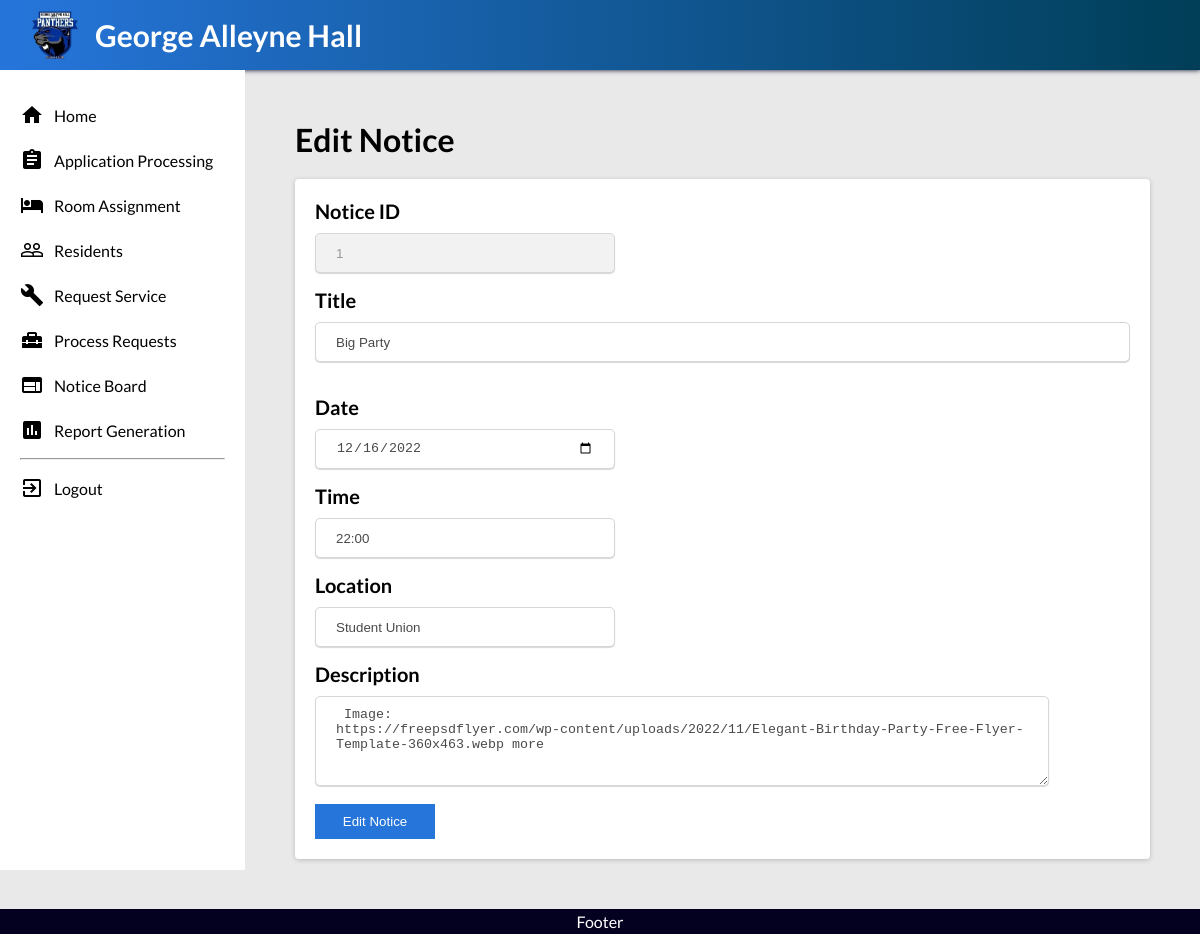
Before: /pages/editNotice.php?id=1 (signed in) with the older database file.
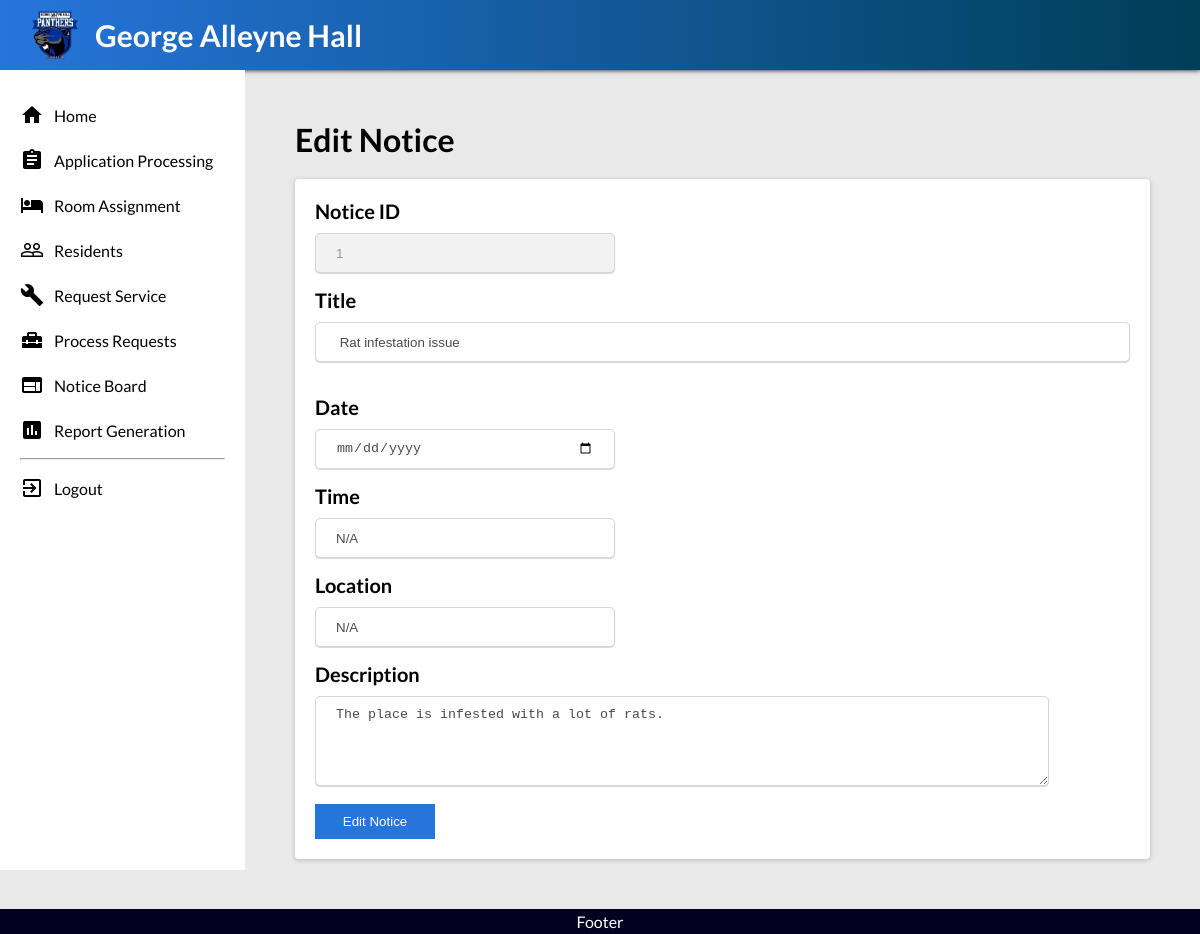
After: the same page with the newer database file.
### tables this page shows
CREATE TABLE `Notices` (
  `id` int(11) NOT NULL auto_increment,
  `author` int(11) NOT NULL,
  `post_date` date NOT NULL,
  `title` varchar(100) NOT NULL default ' ',
  `date` date NULL,
  `time` varchar(100) NOT NULL default ' ',
  `location` varchar(100) NOT NULL default ' ',
  `description` varchar(4000) NOT NULL default ' ',
PRIMARY KEY (`id`)
);

### pages/classAutoloader.php (called while the page is built, shortened)
<?php
function myAutoLoader($className){
    $path = "../classes/";
    $extension = ".class.php";
    $fullPath = $path.$className.$extension;
}
?>

### classes/DB.class.php (called while the page is built, shortened)
<?php
class DB {
    private $host = 'localhost';
    private $username = 'root';
    private $password = '';
    private $dbname = 'georgealleyne';
    public function connect() {
        $conn = new PDO("mysql:host=$this->host;dbname=$this->dbname;charset=utf8mb4", $this->username, $this->password);
        return $conn;
    }
}

### classes/NoticeBoard.class.php (called while the page is built, shortened)
<?php
class NoticeBoard {
    private $db;
    private $noticeList;
    public function __construct() {
        $this->db = new DB();
        $this->noticeList = $this->getAllNotices();
    }
    public function getAllNotices() {
        $stmt = $this->db->connect()->prepare("SELECT * FROM notices");
        $stmt->execute();
        $results = $stmt->fetchAll(PDO::FETCH_ASSOC);
        $noticeList = [];
        foreach ($results as $row){
            $stmt2 = $this->db->connect()->prepare("SELECT * FROM residents WHERE `Resident ID` = :residentID");
            $stmt2->bindValue(':residentID', $row['author'], PDO::PARAM_STR);
            $stmt2->execute();
            $results2 = $stmt2->fetchAll(PDO::FETCH_ASSOC)[0];
            $author = new Resident(
                $results2['First Name'], $results2['Last Name'], $results2['Middle Initial'], $results2['Resident ID'], $results2['Position'],
                $results2['DOB'], $results2['Nationality'], $results2['Gender'], $results2['Marital Status'], $results2['Family Type'], $results2['Home Address'],
                $results2['Mailing Address'], $results2['Email Address'], $results2['Phone Number'], $results2['ID Number'], $results2['Contact Name'],
                $results2['Contact Relationship'], $results2['Contact Telephone'], $results2['Contact Address'], $results2['Contact Email'], $results2['Level of Study'],
                $results2['Year of Study'], $results2['Programme Name'], $results2['Faculty Name'], $results2['Name of School'], $results2['Room Number']
            );
            $notice = new Notice(
              $row['id'], $author, $row['post_date'], $row['title'], $row['date'],
              $row['time'], $row['location'], $row['description']
            );
            array_push($noticeList, $notice);
        }
        return $noticeList;
    }
    public function findNotice($noticeID) {
        $found = false;
        $index = 0;
        foreach ($this->noticeList as $notice) {
            if($notice->getNoticeID() == $noticeID){
              $found = true;
              break;
            }
            $index = $index + 1;
        }
        if ($found == false) {
            return null;
        }
        else {
            return $this->noticeList[$index];
        }
    }
}
?>

### classes/Notice.class.php (called while the page is built, shortened)
<?php
class Notice {
    private $noticeID;
    private $noticeDetails;
    public function __construct($noticeID, $author, $postDate, $title, $date, $time, $location, $description) {
        $this->noticeID = $noticeID;
        $this->noticeDetails = new NoticeDetails($title, $date, $time, $description, $location);
    }
    public function getNoticeID() {
        return $this->noticeID;
    }
    public function getNoticeDetails() {
        return $this->noticeDetails;
    }
}
?>

### classes/NoticeDetails.class.php (called while the page is built, shortened)
<?php
class NoticeDetails {
    private $title;
    private $date;
    private $time;
    private $description;
    private $location;
    public function __construct(
        $title, $date, $time, $description, $location
    )
    {
        $this->title = $title;
        $this->date = $date;
        $this->time = $time;
        $this->description = $description;
        $this->location = $location;
    }
    public function getTitle() {
        return $this->title;
    }
    public function getDate() {
        return $this->date;
    }
    public function getTime() {
        return $this->time;
    }
    public function getDescription() {
        return $this->description;
    }
    public function getLocation() {
        return $this->location;
    }
}
?>

### pages/editNotice.php (the view, shortened to what this page needs)
<?php
include 'classAutoloader.php';
$noticeBoard = new NoticeBoard();
$notice_to_view = $noticeBoard->findNotice($_GET['id']);
?>
<!DOCTYPE html>
<html lang="en">
<head>
    <link rel="stylesheet" href="css/main.css">
    <link rel="stylesheet" href="css/editNotice.css">
</head>
<body>
    <?php include '_header.php'; ?>
    <div class="container">
        <?php include '_navigation.php'; ?>
        <main>
            <header>
                <h1 class="title">Edit Notice</h1>
            </header>
            <section>
                <form>
                    <label>Notice ID</label>
                    <input disabled type="text" name="notice-id" id="notice-id" value="<?php echo $notice_to_view->getNoticeID(); ?>">
                    <label>Title</label>
                    <input type="text" class="notice-title" name="notice-title" id="notice-title"
                        value="<?php echo $notice_to_view->getNoticeDetails()->getTitle(); ?>"
                    >
                    <label>Date</label>
                    <input type="date" name="date" id="date"
                        <?php
                            $date = $notice_to_view->getNoticeDetails()->getDate();
                            $dateVal = "";
                            if($date == null || trim($date) == ""){
                                $dateVal = "";
                            }
                            else{
                                $dateVal = $date;
                            }
                        ?>
                        value="<?php echo $dateVal; ?>"
                    >
                    <label>Time</label>
                    <input type="text" name="time" id="time"
                        <?php
                            $time = $notice_to_view->getNoticeDetails()->getTime();
                            $timeVal = "";
                            if($time == null || trim($time) == ""){
                                $timeVal = "N/A";
                            }
                            else{
                                $timeVal =  $time;
                            }
                        ?>
                        value="<?php echo $timeVal; ?>"
                    >
                    <label>Location</label>
                    <input type="text" name="location" id="location"
                        <?php
                            $location = $notice_to_view->getNoticeDetails()->getLocation();
                            $locationVal = "";
                            if($location == null || trim($location) == ""){
                                $locationVal = "N/A";
                            }
                            else{
                                $locationVal = $location;
                            }
                        ?>
                        value="<?php echo $locationVal; ?>"
                    >
                    <label>Description</label>
                    <?php
                        $description = $notice_to_view->getNoticeDetails()->getDescription();
                        $descriptionVal = "";
                        if($description == null || trim($description) == ""){
                            $descriptionVal = "N/A";
                        }
                        else{
                            $descriptionVal = $description;
                        }
                    ?>
                    <textarea name="description" id="description" cols="30" rows="10"><?php echo $descriptionVal; ?></textarea>
                    <div class="controls">
                        <button type="submit">Edit Notice</button>
                    </div>
                </form>
            </section>
        </main>
    </div>
    <?php include '_footer.php' ?>
</body>
</html>

### pages/_header.php
<nav>
    <img src="../resources/logo.png" alt="George Alleyne Hall Logo" srcset="">
    <p>George Alleyne Hall</p>
</nav>

### pages/_navigation.php
<aside class="sidebar">
    <ul>
        <a href="./dashboard.php" <?php if(basename($_SERVER['PHP_SELF']) == "dashboard.php"){echo "class=\"currentPage\"";} ?> >
            <li>
                <i class="material-icons">home</i>
                Home
            </li>
        </a>
        <a href="./applicationProcessing.php" <?php if(basename($_SERVER['PHP_SELF']) == "applicationProcessing.php"){echo "class=\"currentPage\"";} ?> >
            <li>
                <i class="material-icons">assignment</i>
                Application Processing
            </li>
        </a>
        <a href="./roomAssignment.php" <?php if(basename($_SERVER['PHP_SELF']) == "roomAssignment.php"){echo "class=\"currentPage\"";} ?>>
            <li>
                <i class="material-icons">hotel</i>
                Room Assignment
            </li>
        </a>
        <a href="./residentProcessing.php" <?php if(basename($_SERVER['PHP_SELF']) == "residentProcessing.php"){echo "class=\"currentPage\"";} ?>>
            <li>
                <i class="material-icons">people_outline</i>
                Residents
            </li>
        </a>
        <a href="./requestAddForm.php" <?php if(basename($_SERVER['PHP_SELF']) == "requestAddForm.php"){echo "class=\"currentPage\"";} ?>>
            <li>
                <i class="material-icons">build</i>
                Request Service
            </li>
        </a>
        <a href="./requestProcessing.php" <?php if(basename($_SERVER['PHP_SELF']) == "requestProcessing.php"){echo "class=\"currentPage\"";} ?>>
            <li>
                <i class="material-icons">home_repair_service</i>
                Process Requests
            </li>
        </a>
        <a href="./noticeBoard.php" <?php if(basename($_SERVER['PHP_SELF']) == "noticeBoard.php"){echo "class=\"currentPage\"";} ?>>
            <li>
                <i class="material-icons">web</i>
                Notice Board
            </li>
        </a>
        <a href="./reportGeneration.php" <?php if(basename($_SERVER['PHP_SELF']) == "reportGeneration.php"){echo "class=\"currentPage\"";} ?>>
            <li>
                <i class="material-icons">assessment</i>
                Report Generation
            </li>
        </a>
        <hr>
        <a href="./logout.php" <?php if(basename($_SERVER['PHP_SELF']) == "logout.php"){echo "class=\"currentPage\"";} ?>>
            <li>
                <i class="material-icons">exit_to_app</i>
                Logout
            </li>
        </a>
    </ul>
</aside>

### pages/_footer.php
<footer>
    <p>Footer</p>
</footer>

### pages/css/main.css (style rules this page uses)
* { -moz-box-sizing: border-box; -webkit-box-sizing: border-box; box-sizing: border-box; }
body { margin: 0; background-color: rgb(233, 233, 233); font-family: 'Lato', sans-serif; }
h1, h2, h3, h4, h5, p { margin: 0; }
a, button { cursor: pointer; }
nav { display: flex; z-index: -10px; justify-content: flex-start; align-items: center; padding: 30px; height: 70px; background: linear-gradient(90deg, rgb(38, 117, 219) 0%, rgb(0, 62, 87) 100%); font-size: 30px; font-weight: bolder; color: white; box-shadow: 0 0px 5px rgb(0, 5, 36); }
nav img { margin-right: 15px; width: 50px; }
.container { display: flex; }
.sidebar { min-width: 245px; background-color: white; height: 100vh; position: sticky; top: 0; padding: 20px; }
.sidebar i { margin-right: 10px; }
.sidebar ul { list-style-type: none; margin: 0; padding: 0; }
.sidebar hr { margin-top: 30px 0; }
.sidebar a { display: flex; align-items: center; height: 40px; text-decoration: none; color: black; margin: 5px 0; transition: 0.2s; }
.sidebar li { display: flex; align-items: center; }
main { padding: 50px; width: 100%; box-shadow: 0 0 10px rgba(black, black, black, 0.5); }
header { display: flex; justify-content: space-between; }
.title { margin-bottom: 20px; font-weight: bold; }
section { background-color: white; padding: 20px; width: 100%; box-shadow: 0px 1px 5px rgba(0, 0, 0, 0.2); border-radius: 4px; }
footer { display: flex; justify-content: center; align-items: center; width: 100%; height: 25px; color: white; background-color: rgb(3, 0, 32); }

### pages/css/editNotice.css (style rules this page uses)
label { display: block; font-size: 20px; font-weight: 600; margin-bottom: 10px; }
input { width: 100%; height: 40px; margin-bottom: 15px; padding: 10px 20px 10px 20px; border-radius: 5px; border: 1px solid rgb(214, 214, 214); box-shadow: 0px 1px 1px rgba(0, 0, 0, 0.16); color: #4A4A4A; outline-color: rgba(0,113,156,1); }
#date, #time, #location, #notice-id { max-width: 300px; }
input:disabled { background-color: #f2f2f2; color: #999999; cursor: not-allowed; }
textarea { width: 90%; height: 90px; margin-bottom: 15px; padding: 10px 20px 10px 20px; border-radius: 5px; border: 1px solid rgb(214, 214, 214); box-shadow: 0px 1px 1px rgba(0, 0, 0, 0.16); color: #4A4A4A; outline-color: rgba(0,113,156,1); resize: vertical; }
button { width: 120px; height: 35px; color: white; background-color: rgb(38, 117, 219); border: 0; transition: 0.2s; }

Changed rows visible on the page:
changed notices id 1: notice-title "Big Party" → "Rat infestation issue"; date "12/16/2022" → (not shown); time "22:00" → "N/A"; location "Student Union" → "N/A"; description "Image: https://freepsdflyer.com/wp-content/uploads/2022/11/Elegant-Birthday-Party-Free-Flyer-Template-360x463.webp more" → "The place is infested with a lot of rats."
